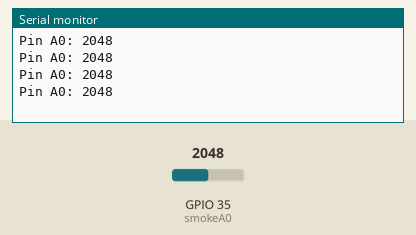
Simulated run of this sketch. Board: ESP32. Shown: the last lines printed to the serial monitor. The test bench sets the inputs (shaded band); at power-on: GPIO 35 (smokeA0) = 2048. WiFi joins after 1.5 s; servers stay silent unless stated.

Above: at 1.2 s.
1.3 s: GPIO 35 (smokeA0) set to 2866
At 1.71 s:
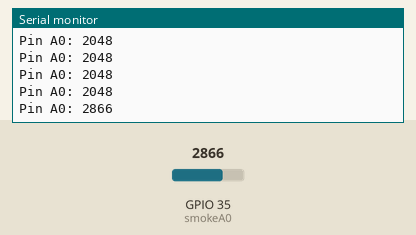
2.8 s: GPIO 35 (smokeA0) set to 3603
At 2.91 s:
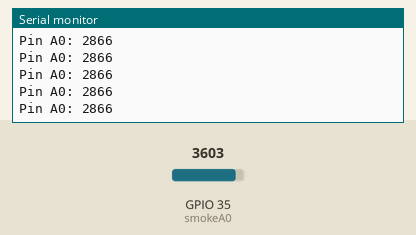
Timing chart, 0 to 5.8 s (numbered marks = the images above; inputs shaded):
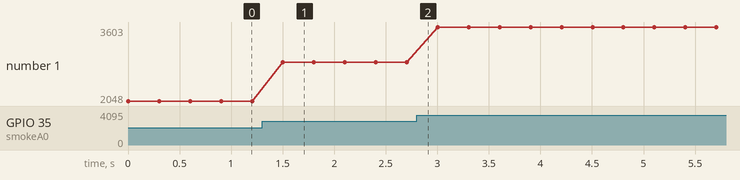

The sketch:

Mq9LPG.ino
```cpp
#include <WiFi.h>
#include "ThingSpeak.h"
const char* ssid = "realme";   // your network SSID (name)
const char* password = "samasama";   // your network password
WiFiClient  client;
unsigned long myChannelNumber = 1559606;
const char * myWriteAPIKey = "9EFBYJNGWEASLPGT";
int smokeA0 = 35;

// Your threshold value. You might need to change it.
int sensorThres = 600;

void setup() {
 //pinMode(buzzer, OUTPUT);
 pinMode(smokeA0, INPUT);
 Serial.begin(9600);
 WiFi.mode(WIFI_STA);
ThingSpeak.begin(client);
WiFi.begin(ssid, password);
}

void loop() {
 int analogSensor = analogRead(smokeA0);
//int sensorThres = 22;
 Serial.print("Pin A0: ");
 Serial.println(analogSensor);
  ThingSpeak.writeField(myChannelNumber, 3, analogSensor, myWriteAPIKey);
 // Checks if it has reached the threshold value
/** if (analogSensor > sensorThres)
 {
   tone(buzzer, 1000, 200);
 }
 else
 {
   noTone(buzzer);
 }
 delay(100);
 **/
}
```

Measured:
- after the input at 1.3 s, the serial monitor: prints a new line after 0.20 s (image 1)
- plotted number 1: 2048 → 2866 after the input at 1.3 s, 2866 → 3603 after the input at 2.8 s
